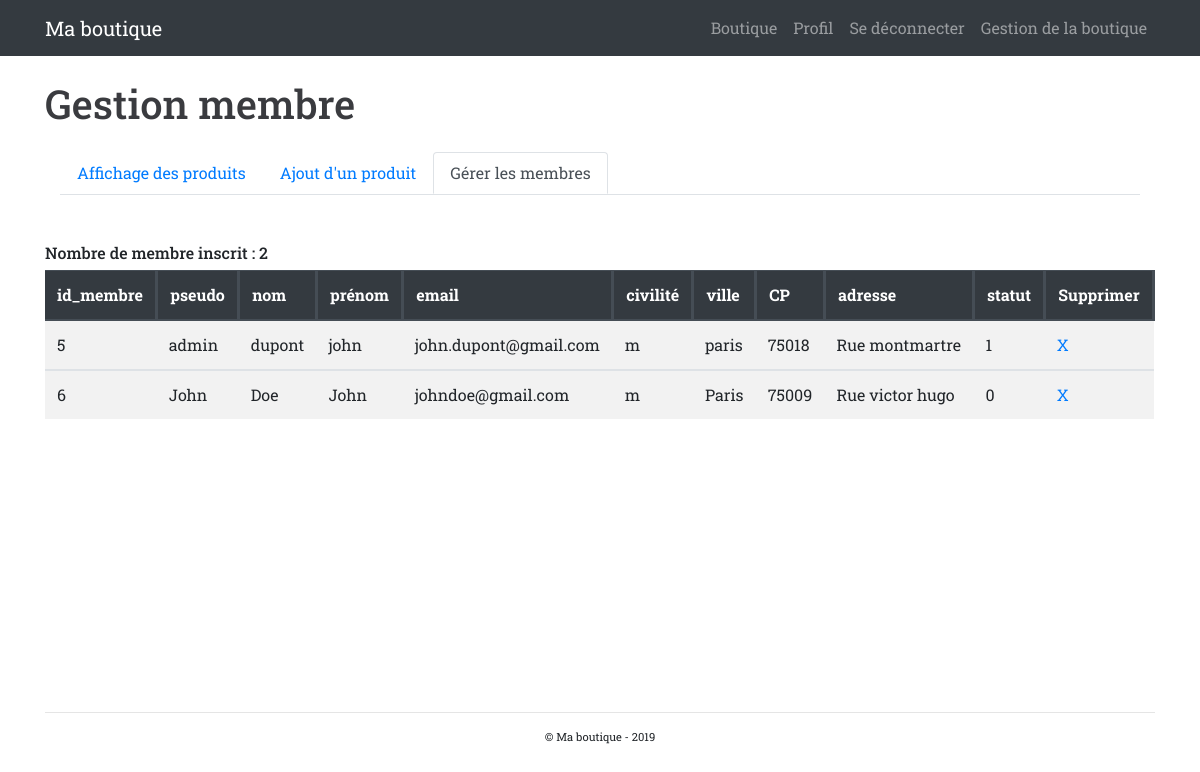
Screenshot of /admin/gestion_membre.php (signed in) with the database file from the repository.
### tables this page shows
CREATE TABLE `membre` (
  `id_membre` int(3) NOT NULL,
  `pseudo` varchar(20) NOT NULL,
  `mdp` varchar(255) NOT NULL,
  `nom` varchar(20) NOT NULL,
  `prenom` varchar(20) NOT NULL,
  `email` varchar(50) NOT NULL,
  `civilite` enum('m','f') NOT NULL,
  `ville` varchar(20) NOT NULL,
  `code_postal` int(5) NOT NULL,
  `adresse` varchar(50) NOT NULL,
  `statut` int(1) NOT NULL
);

### inc/functions.php (called while the page is built, shortened)
<?php
        function estConnecte() {
            if (isset($_SESSION['membre'])) {
                return true;
            } else {
                return false;
            }
        }
        function estAdmin () {
            if ( estConnecte() && $_SESSION['membre']['statut'] == 1) {
                return true;
            } else {
                return false;
            }
        }
    function executeRequete($requete, $param = array()) {
        global $pdo;
        $resultat = $pdo->prepare($requete);
        $succes = $resultat->execute($param);
        if ($succes) {
            return $resultat;
        } else {
            return false;
        }
    }
?>

### inc/init.php (called while the page is built, shortened)
<?php
    $pdo = new PDO("mysql:host=localhost;dbname=boutique",
    "root",
    "root",
    array(
        PDO::ATTR_ERRMODE => PDO::ERRMODE_WARNING,
        PDO::MYSQL_ATTR_INIT_COMMAND => "SET NAMES utf8"
    ));
    $contenu = '';
    require_once 'functions.php';
    ?>

### admin/gestion_membre.php (the view, shortened to what this page needs)
<?php
require_once '../inc/init.php';
$resultat = executeRequete("SELECT id_membre, pseudo, nom, prenom, email, civilite, ville, code_postal, adresse, statut FROM membre");
$contenu .= '<h6> Nombre de membre inscrit : ' . $resultat->rowCount() . '</h6>';
$contenu .= '<div class="table-responsive"><table class="table table-striped">';
    $contenu .='<thead class="thead-dark"><tr>';
      $contenu .=  '<th> id_membre </th>';
      $contenu .=  '<th> pseudo </th>';
      $contenu .=  '<th> nom </th>';
      $contenu .=  '<th> prénom </th>';
      $contenu .=  '<th> email </th>';
      $contenu .=  '<th> civilité </th>';
      $contenu .=  '<th> ville </th>';
      $contenu .=  '<th> CP </th>';
      $contenu .=  '<th> adresse </th>';
      $contenu .=  '<th> statut </th>';
      $contenu .=  '<th> Supprimer </th>';
    $contenu .='</tr></thead>';
  while ($membre = $resultat-> fetch(PDO::FETCH_ASSOC)) {
    $contenu .='<tbody><tr>';
      foreach ($membre as $information) {
        $contenu .=  '<td>' . $information . '</td>';
      }
      $contenu .=  '<td><a href="?supprimer_membre=' . $membre['id_membre'] . '" onclick="return(confirm(\'Etes-vous sûr de vouloir supprimer ce membre?\'));"> X </a></td>';
    $contenu .='</tr></tbody>';
  }
$contenu .= '</table></div>';
require_once '../inc/header.php';
?>
<h1 class="mt-4">Gestion membre</h1>
<div class="container mt-4">
    <div class="row">
        <div class="col">
        <ul class="nav nav-tabs">
            <li><a class="nav-link" href="gestion_boutique.php">Affichage des produits</a></li>
            <li><a class="nav-link" href="formulaire_produit.php">Ajout d'un produit</a></li>
            <li><a class="nav-link active" href="gestion_membre.php">Gérer les membres</a></li>
        </ul>
        </div>
    </div>
</div>
<?php
echo $contenu;
require_once '../inc/footer.php';
?>

### inc/header.php (shortened to what this page needs)
<!DOCTYPE html>
<html lang="fr">
<head>
    <link rel="stylesheet" href="https://stackpath.bootstrapcdn.com/bootstrap/4.3.1/css/bootstrap.min.css">
</head>
<body>
    <nav class="navbar navbar-expand-lg navbar-dark bg-dark">
        <div class="container">
            <a class="navbar-brand" href="<?php echo RACINE_SITE; ?>index.php">Ma boutique</a>
            <div class="collapse navbar-collapse" id="nav1">
                <ul class="navbar-nav ml-auto">
                <?php
                echo '<li><a class="nav-link" href="'. RACINE_SITE .'index.php">Boutique</a></li>';
                if(estConnecte()) {
                    echo '<li><a class="nav-link" href="'. RACINE_SITE .'profil.php">Profil</a></li>';
                    echo '<li><a class="nav-link" href="'. RACINE_SITE .'connexion.php?action=deconnexion">Se déconnecter</a></li>';
                } else {
                    echo '<li><a class="nav-link" href="'. RACINE_SITE .'inscription.php">Inscription</a></li>';
                    echo '<li><a class="nav-link" href="'. RACINE_SITE .'connexion.php">Connexion</a></li>';
                }
                if (estAdmin()) {
                    echo '<li><a class="nav-link" href="'. RACINE_SITE .'admin/gestion_boutique.php">Gestion de la boutique</a></li>';
                }
                ?>
                </ul>
            </div>
        </div>
    </nav>
    <div class="container height">
        <div class="row">
            <div class="col-12">

### inc/footer.php
            </div>
        </div>
    </div>
    <footer>
        <div class="container">
            <hr>
            <div class="row text-center">
                <div class="col">
                    <p>&copy; Ma boutique - 2019</p>
                </div>
            </div>
        </div>
    </footer>
</body>
</html>

### inc/header.php (style rules this page uses)
.height { min-height: 80vh; }
body { font-family: 'Roboto Slab', serif; }
h1 { color: #3A3B3F; }
::placeholder { text-align: center; }
h6 { margin-top: 3rem; }
th { border-right: 3px solid #f5F5F5; }
p { font-size : 0.7rem; }

### rows the page displays
membre: id_membre "5", pseudo "admin", nom "dupont", prenom "john", email "john.dupont@gmail.com", civilite "m", ville "paris", code_postal "75018", adresse "Rue montmartre", statut "1"
membre: id_membre "6", information "John", nom "Doe", email "johndoe@gmail.com", civilite "m", ville "Paris", code_postal "75009", adresse "Rue victor hugo", statut "0"

### other values shown
$resultat->rowCount() "2"
